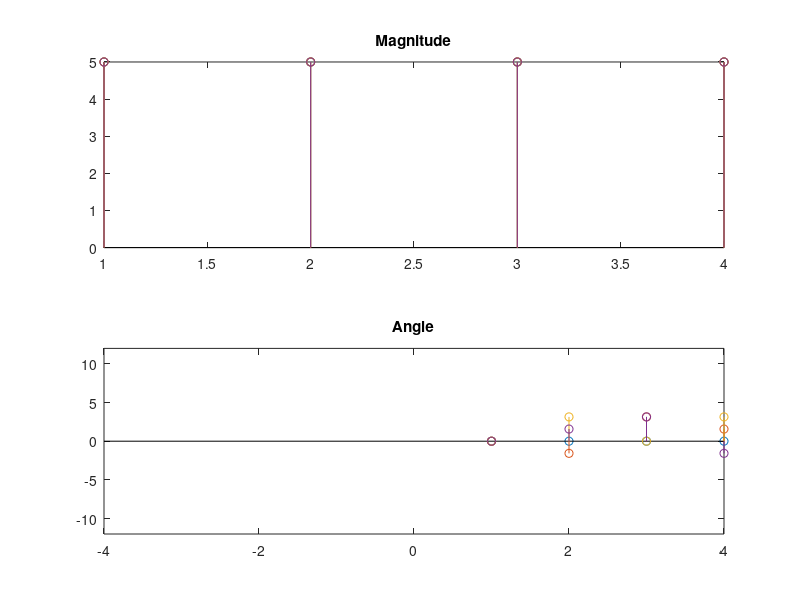

This figure's MATLAB source:
% Digital Signal Processing 
% Experiment no. 3
% date : 3-2 23
% Author of the code : Aryan J
% Title : Obtain Frequency domain epresentation of periodic signals using
% Fourier series

close all;
clear;
clc;

x =  input('Enter the Sequence: ');
N = length(x);
disp(x);
subplot (3,2,1);
stem(x);
xlabel('n values');
ylabel('Amplitude');
title('Input value');
y = zeros ( 1,N);
for k = 0:N-1
    for n= 0:N-1
        y(n+1)= y(n+1) + ((1/N)*(x(k+1)*exp((2*1i*pi*k*n)/N)));
    end
end 
disp('y=');
disp(y);
stem(abs(y));
subplot(2,1,1);
stem(abs(y));
title("Magnitude");
subplot(2,1,2);
stem(angle(y));
title("Angle");

% 4 point sequence
x = input('Enter the Sequence:');
N = length(x);
disp(x);
G = [1, 1, 1, 1; 1 ,-1i, -1, 1i;1, -1, 1 ,-1; 1, 1i ,-1, -1i];
k = G*x';
disp(k);
subplot(2,1,1);
stem(abs(k));
title("Magnitude");
subplot(2,1,2);
stem(angle(k));
title("Angle");
axis([-4 4 -12 12]);
